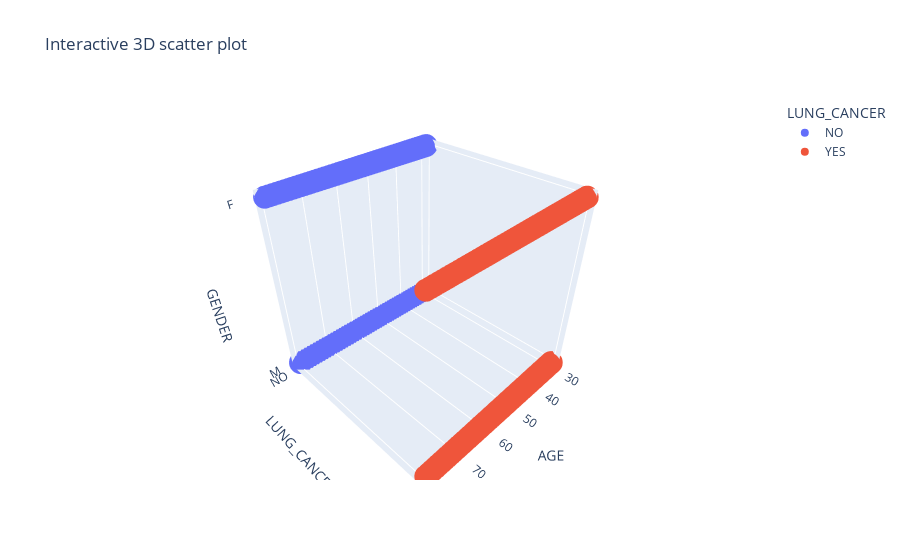

The notebook cell this image was saved under:
### Code cell
fig=px.scatter_3d(data,x='AGE',y='LUNG_CANCER',z='GENDER',color='LUNG_CANCER',hover_data=['SMOKING','ALCOHOL_CONSUMING'],title='Interactive 3D scatter plot')
fig.show()

### Figure 1 — Plotly figure (JSON) as saved in the notebook; plotly's stock layout.template omitted (floating-point values rounded to 4 significant figures; data arrays with more than 128 entries replaced by an {"elided": "..."} marker saying what was removed)
{"data": [{"customdata": {"elided": "1482x2 int values"}, "hovertemplate": "LUNG_CANCER=%{y}<br>AGE=%{x}<br>GENDER=%{z}<br>SMOKING=%{customdata[0]}<br>ALCOHOL_CONSUMING=%{customdata[1]}<extra></extra>", "legendgroup": "NO", "marker": {"color": "#636efa", "symbol": "circle"}, "mode": "markers", "name": "NO", "scene": "scene", "showlegend": true, "type": "scatter3d", "x": {"elided": "1482 int values"}, "y": {"elided": "1482 str values"}, "z": {"elided": "1482 str values"}}, {"customdata": {"elided": "1518x2 int values"}, "hovertemplate": "LUNG_CANCER=%{y}<br>AGE=%{x}<br>GENDER=%{z}<br>SMOKING=%{customdata[0]}<br>ALCOHOL_CONSUMING=%{customdata[1]}<extra></extra>", "legendgroup": "YES", "marker": {"color": "#EF553B", "symbol": "circle"}, "mode": "markers", "name": "YES", "scene": "scene", "showlegend": true, "type": "scatter3d", "x": {"elided": "1518 int values"}, "y": {"elided": "1518 str values"}, "z": {"elided": "1518 str values"}}], "layout": {"legend": {"title": {"text": "LUNG_CANCER"}, "tracegroupgap": 0}, "scene": {"domain": {"x": [0, 1], "y": [0, 1]}, "xaxis": {"title": {"text": "AGE"}}, "yaxis": {"categoryarray": ["NO", "YES"], "categoryorder": "array", "title": {"text": "LUNG_CANCER"}}, "zaxis": {"title": {"text": "GENDER"}}}, "title": {"text": "Interactive 3D scatter plot"}}}
